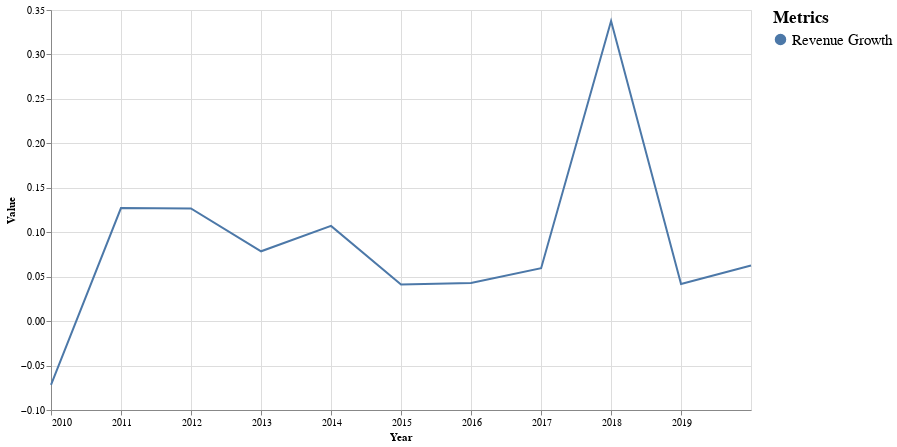

This figure's notebook cell:
### Markdown cell above
### Revenue Growth & Change in Growth

### Code cell
#hide-input
make_multi_LineGraph(revs_gg, False)

### Figure 1 — Vega-Lite specification as saved in the notebook (floating-point values rounded to 4 significant figures)
{"config": {"view": {"continuousWidth": 400, "continuousHeight": 300}}, "layer": [{"mark": "line", "encoding": {"color": {"type": "nominal", "field": "Metric", "legend": {"labelFontSize": 15, "title": "Metrics", "titleFontSize": 17}, "scale": {"scheme": "tableau20"}}, "x": {"type": "temporal", "field": "Year"}, "y": {"type": "quantitative", "field": "Value", "scale": {"type": "linear"}}}}, {"mark": {"type": "rule", "color": "#aaa"}, "encoding": {"x": {"type": "temporal", "field": "Year"}}, "transform": [{"filter": {"selection": "selector002"}}]}, {"mark": "circle", "encoding": {"color": {"type": "nominal", "field": "Metric", "legend": {"labelFontSize": 15, "title": "Metrics", "titleFontSize": 17}, "scale": {"scheme": "tableau20"}}, "opacity": {"condition": {"value": 1, "selection": "selector002"}, "value": 0}, "x": {"type": "temporal", "field": "Year"}, "y": {"type": "quantitative", "field": "Value", "scale": {"type": "linear"}}}, "selection": {"selector002": {"type": "multi", "fields": ["Metric"], "bind": "legend", "on": "mouseover", "nearest": true, "empty": "none"}}}, {"mark": {"type": "text", "align": "left", "dx": 5, "dy": -5, "stroke": "white", "strokeWidth": 2}, "encoding": {"color": {"type": "nominal", "field": "Metric", "legend": {"labelFontSize": 15, "title": "Metrics", "titleFontSize": 17}, "scale": {"scheme": "tableau20"}}, "text": {"type": "quantitative", "field": "Value"}, "x": {"type": "temporal", "field": "Year"}, "y": {"type": "quantitative", "field": "Value", "scale": {"type": "linear"}}}, "transform": [{"filter": {"selection": "selector002"}}]}, {"mark": {"type": "text", "align": "left", "dx": 5, "dy": -5}, "encoding": {"color": {"type": "nominal", "field": "Metric", "legend": {"labelFontSize": 15, "title": "Metrics", "titleFontSize": 17}, "scale": {"scheme": "tableau20"}}, "text": {"type": "quantitative", "field": "Value"}, "x": {"type": "temporal", "field": "Year"}, "y": {"type": "quantitative", "field": "Value", "scale": {"type": "linear"}}}, "transform": [{"filter": {"selection": "selector002"}}]}], "data": {"name": "data-7343317e1b2981bc613793f769847cd9"}, "height": 400, "width": 700, "$schema": "https://vega.github.io/schema/vega-lite/v4.8.1.json", "datasets": {"data-7343317e1b2981bc613793f769847cd9": [{"Year": "2019-12-31", "Metric": "Revenue Growth", "Value": 0.06256}, {"Year": "2018-12-31", "Metric": "Revenue Growth", "Value": 0.04172}, {"Year": "2017-12-31", "Metric": "Revenue Growth", "Value": 0.3375}, {"Year": "2016-12-31", "Metric": "Revenue Growth", "Value": 0.05949}, {"Year": "2015-12-31", "Metric": "Revenue Growth", "Value": 0.04285}, {"Year": "2014-12-31", "Metric": "Revenue Growth", "Value": 0.04112}, {"Year": "2013-12-31", "Metric": "Revenue Growth", "Value": 0.1072}, {"Year": "2012-12-31", "Metric": "Revenue Growth", "Value": 0.07856}, {"Year": "2011-12-31", "Metric": "Revenue Growth", "Value": 0.1267}, {"Year": "2010-12-31", "Metric": "Revenue Growth", "Value": 0.1272}, {"Year": "2009-12-31", "Metric": "Revenue Growth", "Value": -0.0718}]}}
